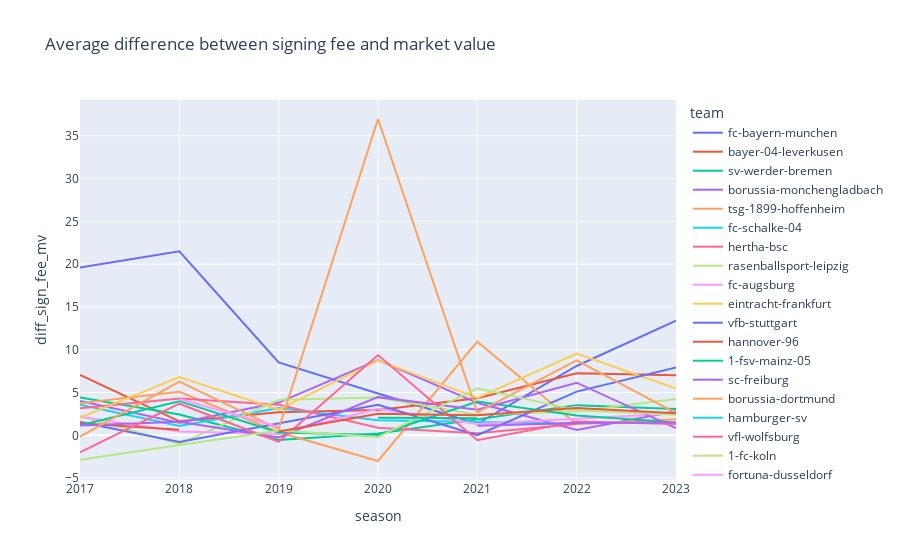

Notebook code cell kept with this figure:
### Code cell
px.line(
    df_diff_sign_fee_mv,
    x="season",
    y="diff_sign_fee_mv",
    color="team",
    title="Average difference between signing fee and market value over time",
)

### Figure 1 — Plotly figure (JSON) as saved in the notebook; plotly's stock layout.template omitted (floating-point values rounded to 4 significant figures)
{"data": [{"hovertemplate": "team=fc-bayern-munchen<br>season=%{x}<br>diff_sign_fee_mv=%{y}<extra></extra>", "legendgroup": "fc-bayern-munchen", "line": {"color": "#636efa", "dash": "solid"}, "marker": {"symbol": "circle"}, "mode": "lines", "name": "fc-bayern-munchen", "orientation": "v", "showlegend": true, "type": "scatter", "x": [2017, 2018, 2019, 2020, 2021, 2022, 2023], "xaxis": "x", "y": [19.6, 21.5, 8.529, 4.893, 1.35, 8.1, 13.4], "yaxis": "y"}, {"hovertemplate": "team=bayer-04-leverkusen<br>season=%{x}<br>diff_sign_fee_mv=%{y}<extra></extra>", "legendgroup": "bayer-04-leverkusen", "line": {"color": "#EF553B", "dash": "solid"}, "marker": {"symbol": "circle"}, "mode": "lines", "name": "bayer-04-leverkusen", "orientation": "v", "showlegend": true, "type": "scatter", "x": [2017, 2018, 2019, 2020, 2021, 2022, 2023], "xaxis": "x", "y": [7.06, 1.64, 2.7, 2.96, 4.328, 7.25, 7.011], "yaxis": "y"}, {"hovertemplate": "team=sv-werder-bremen<br>season=%{x}<br>diff_sign_fee_mv=%{y}<extra></extra>", "legendgroup": "sv-werder-bremen", "line": {"color": "#00cc96", "dash": "solid"}, "marker": {"symbol": "circle"}, "mode": "lines", "name": "sv-werder-bremen", "orientation": "v", "showlegend": true, "type": "scatter", "x": [2017, 2018, 2019, 2020, 2022, 2023], "xaxis": "x", "y": [4.417, 2.441, -0.5562, 0.2083, 3.529, 3.075], "yaxis": "y"}, {"hovertemplate": "team=borussia-monchengladbach<br>season=%{x}<br>diff_sign_fee_mv=%{y}<extra></extra>", "legendgroup": "borussia-monchengladbach", "line": {"color": "#ab63fa", "dash": "solid"}, "marker": {"symbol": "circle"}, "mode": "lines", "name": "borussia-monchengladbach", "orientation": "v", "showlegend": true, "type": "scatter", "x": [2017, 2018, 2019, 2020, 2021, 2022, 2023], "xaxis": "x", "y": [4, 1.46, 3.83, 8.8, 3.8, 0.625, 2.83], "yaxis": "y"}, {"hovertemplate": "team=tsg-1899-hoffenheim<br>season=%{x}<br>diff_sign_fee_mv=%{y}<extra></extra>", "legendgroup": "tsg-1899-hoffenheim", "line": {"color": "#FFA15A", "dash": "solid"}, "marker": {"symbol": "circle"}, "mode": "lines", "name": "tsg-1899-hoffenheim", "orientation": "v", "showlegend": true, "type": "scatter", "x": [2017, 2018, 2019, 2020, 2021, 2022, 2023], "xaxis": "x", "y": [3.76, 5.083, 0.3571, -3, 10.94, 1.3, 1.887], "yaxis": "y"}, {"hovertemplate": "team=fc-schalke-04<br>season=%{x}<br>diff_sign_fee_mv=%{y}<extra></extra>", "legendgroup": "fc-schalke-04", "line": {"color": "#19d3f3", "dash": "solid"}, "marker": {"symbol": "circle"}, "mode": "lines", "name": "fc-schalke-04", "orientation": "v", "showlegend": true, "type": "scatter", "x": [2017, 2018, 2019, 2020, 2022], "xaxis": "x", "y": [3.578, 1.1, 3.2, 1.75, 1.355], "yaxis": "y"}, {"hovertemplate": "team=hertha-bsc<br>season=%{x}<br>diff_sign_fee_mv=%{y}<extra></extra>", "legendgroup": "hertha-bsc", "line": {"color": "#FF6692", "dash": "solid"}, "marker": {"symbol": "circle"}, "mode": "lines", "name": "hertha-bsc", "orientation": "v", "showlegend": true, "type": "scatter", "x": [2017, 2018, 2019, 2020, 2021, 2022], "xaxis": "x", "y": [3.163, 4.3, 3.567, 0.8889, 0.25, 1.333], "yaxis": "y"}, {"hovertemplate": "team=rasenballsport-leipzig<br>season=%{x}<br>diff_sign_fee_mv=%{y}<extra></extra>", "legendgroup": "rasenballsport-leipzig", "line": {"color": "#B6E880", "dash": "solid"}, "marker": {"symbol": "circle"}, "mode": "lines", "name": "rasenballsport-leipzig", "orientation": "v", "showlegend": true, "type": "scatter", "x": [2017, 2018, 2019, 2020, 2021, 2022, 2023], "xaxis": "x", "y": [2.263, -1, 4.149, 4.417, 2.4, 2.8, 4.237], "yaxis": "y"}, {"hovertemplate": "team=fc-augsburg<br>season=%{x}<br>diff_sign_fee_mv=%{y}<extra></extra>", "legendgroup": "fc-augsburg", "line": {"color": "#FF97FF", "dash": "solid"}, "marker": {"symbol": "circle"}, "mode": "lines", "name": "fc-augsburg", "orientation": "v", "showlegend": true, "type": "scatter", "x": [2017, 2018, 2019, 2020, 2021, 2022, 2023], "xaxis": "x", "y": [2.167, 0.4375, 0.155, 3.1, 1.333, 1.973, 2.55], "yaxis": "y"}, {"hovertemplate": "team=eintracht-frankfurt<br>season=%{x}<br>diff_sign_fee_mv=%{y}<extra></extra>", "legendgroup": "eintracht-frankfurt", "line": {"color": "#FECB52", "dash": "solid"}, "marker": {"symbol": "circle"}, "mode": "lines", "name": "eintracht-frankfurt", "orientation": "v", "showlegend": true, "type": "scatter", "x": [2017, 2018, 2019, 2020, 2021, 2022, 2023], "xaxis": "x", "y": [2.075, 6.81, 2.995, 8.758, 4.381, 9.555, 5.453], "yaxis": "y"}, {"hovertemplate": "team=vfb-stuttgart<br>season=%{x}<br>diff_sign_fee_mv=%{y}<extra></extra>", "legendgroup": "vfb-stuttgart", "line": {"color": "#636efa", "dash": "solid"}, "marker": {"symbol": "circle"}, "mode": "lines", "name": "vfb-stuttgart", "orientation": "v", "showlegend": true, "type": "scatter", "x": [2017, 2018, 2020, 2021, 2022, 2023], "xaxis": "x", "y": [1.571, -0.7678, 3.567, 0.025, 5.108, 7.93], "yaxis": "y"}, {"hovertemplate": "team=hannover-96<br>season=%{x}<br>diff_sign_fee_mv=%{y}<extra></extra>", "legendgroup": "hannover-96", "line": {"color": "#EF553B", "dash": "solid"}, "marker": {"symbol": "circle"}, "mode": "lines", "name": "hannover-96", "orientation": "v", "showlegend": true, "type": "scatter", "x": [2017, 2018], "xaxis": "x", "y": [1.4, 0.6375], "yaxis": "y"}, {"hovertemplate": "team=1-fsv-mainz-05<br>season=%{x}<br>diff_sign_fee_mv=%{y}<extra></extra>", "legendgroup": "1-fsv-mainz-05", "line": {"color": "#00cc96", "dash": "solid"}, "marker": {"symbol": "circle"}, "mode": "lines", "name": "1-fsv-mainz-05", "orientation": "v", "showlegend": true, "type": "scatter", "x": [2017, 2018, 2019, 2020, 2021, 2022, 2023], "xaxis": "x", "y": [1.182, 3.992, 0.3361, 0.05, 3.95, 2.312, 1.5], "yaxis": "y"}, {"hovertemplate": "team=sc-freiburg<br>season=%{x}<br>diff_sign_fee_mv=%{y}<extra></extra>", "legendgroup": "sc-freiburg", "line": {"color": "#ab63fa", "dash": "solid"}, "marker": {"symbol": "circle"}, "mode": "lines", "name": "sc-freiburg", "orientation": "v", "showlegend": true, "type": "scatter", "x": [2017, 2018, 2019, 2020, 2021, 2022, 2023], "xaxis": "x", "y": [1.15, 1.572, -0.24, 4.463, 3, 6.15, 0.85], "yaxis": "y"}, {"hovertemplate": "team=borussia-dortmund<br>season=%{x}<br>diff_sign_fee_mv=%{y}<extra></extra>", "legendgroup": "borussia-dortmund", "line": {"color": "#FFA15A", "dash": "solid"}, "marker": {"symbol": "circle"}, "mode": "lines", "name": "borussia-dortmund", "orientation": "v", "showlegend": true, "type": "scatter", "x": [2017, 2018, 2019, 2020, 2021, 2022, 2023], "xaxis": "x", "y": [-0.1487, 6.287, 0.7286, 36.96, 2.688, 8.762, 2.583], "yaxis": "y"}, {"hovertemplate": "team=hamburger-sv<br>season=%{x}<br>diff_sign_fee_mv=%{y}<extra></extra>", "legendgroup": "hamburger-sv", "line": {"color": "#19d3f3", "dash": "solid"}, "marker": {"symbol": "circle"}, "mode": "lines", "name": "hamburger-sv", "orientation": "v", "showlegend": true, "type": "scatter", "x": [2017], "xaxis": "x", "y": [-1.821], "yaxis": "y"}, {"hovertemplate": "team=vfl-wolfsburg<br>season=%{x}<br>diff_sign_fee_mv=%{y}<extra></extra>", "legendgroup": "vfl-wolfsburg", "line": {"color": "#FF6692", "dash": "solid"}, "marker": {"symbol": "circle"}, "mode": "lines", "name": "vfl-wolfsburg", "orientation": "v", "showlegend": true, "type": "scatter", "x": [2017, 2018, 2019, 2020, 2021, 2022, 2023], "xaxis": "x", "y": [-2, 3.694, -0.75, 9.375, -0.5714, 1.608, 1.311], "yaxis": "y"}, {"hovertemplate": "team=1-fc-koln<br>season=%{x}<br>diff_sign_fee_mv=%{y}<extra></extra>", "legendgroup": "1-fc-koln", "line": {"color": "#B6E880", "dash": "solid"}, "marker": {"symbol": "circle"}, "mode": "lines", "name": "1-fc-koln", "orientation": "v", "showlegend": true, "type": "scatter", "x": [2017, 2019, 2020, 2021, 2022, 2023], "xaxis": "x", "y": [-2.864, 0.5643, -0.2, 5.5, 2.938, 2.417], "yaxis": "y"}, {"hovertemplate": "team=fortuna-dusseldorf<br>season=%{x}<br>diff_sign_fee_mv=%{y}<extra></extra>", "legendgroup": "fortuna-dusseldorf", "line": {"color": "#FF97FF", "dash": "solid"}, "marker": {"symbol": "circle"}, "mode": "lines", "name": "fortuna-dusseldorf", "orientation": "v", "showlegend": true, "type": "scatter", "x": [2018, 2019], "xaxis": "x", "y": [4.236, 0.9786], "yaxis": "y"}, {"hovertemplate": "team=1-fc-nurnberg<br>season=%{x}<br>diff_sign_fee_mv=%{y}<extra></extra>", "legendgroup": "1-fc-nurnberg", "line": {"color": "#FECB52", "dash": "solid"}, "marker": {"symbol": "circle"}, "mode": "lines", "name": "1-fc-nurnberg", "orientation": "v", "showlegend": true, "type": "scatter", "x": [2018], "xaxis": "x", "y": [1.272], "yaxis": "y"}, {"hovertemplate": "team=sc-paderborn-07<br>season=%{x}<br>diff_sign_fee_mv=%{y}<extra></extra>", "legendgroup": "sc-paderborn-07", "line": {"color": "#636efa", "dash": "solid"}, "marker": {"symbol": "circle"}, "mode": "lines", "name": "sc-paderborn-07", "orientation": "v", "showlegend": true, "type": "scatter", "x": [2019], "xaxis": "x", "y": [0.9719], "yaxis": "y"}, {"hovertemplate": "team=1-fc-union-berlin<br>season=%{x}<br>diff_sign_fee_mv=%{y}<extra></extra>", "legendgroup": "1-fc-union-berlin", "line": {"color": "#EF553B", "dash": "solid"}, "marker": {"symbol": "circle"}, "mode": "lines", "name": "1-fc-union-berlin", "orientation": "v", "showlegend": true, "type": "scatter", "x": [2019, 2020, 2021, 2022, 2023], "xaxis": "x", "y": [0.4375, 2.514, 2.332, 3.195, 2.575], "yaxis": "y"}, {"hovertemplate": "team=arminia-bielefeld<br>season=%{x}<br>diff_sign_fee_mv=%{y}<extra></extra>", "legendgroup": "arminia-bielefeld", "line": {"color": "#00cc96", "dash": "solid"}, "marker": {"symbol": "circle"}, "mode": "lines", "name": "arminia-bielefeld", "orientation": "v", "showlegend": true, "type": "scatter", "x": [2020, 2021], "xaxis": "x", "y": [2.054, 1.995], "yaxis": "y"}, {"hovertemplate": "team=vfl-bochum<br>season=%{x}<br>diff_sign_fee_mv=%{y}<extra></extra>", "legendgroup": "vfl-bochum", "line": {"color": "#ab63fa", "dash": "solid"}, "marker": {"symbol": "circle"}, "mode": "lines", "name": "vfl-bochum", "orientation": "v", "showlegend": true, "type": "scatter", "x": [2021, 2022, 2023], "xaxis": "x", "y": [1.125, 1.445, 1.507], "yaxis": "y"}, {"hovertemplate": "team=spvgg-greuther-furth<br>season=%{x}<br>diff_sign_fee_mv=%{y}<extra></extra>", "legendgroup": "spvgg-greuther-furth", "line": {"color": "#FFA15A", "dash": "solid"}, "marker": {"symbol": "circle"}, "mode": "lines", "name": "spvgg-greuther-furth", "orientation": "v", "showlegend": true, "type": "scatter", "x": [2021], "xaxis": "x", "y": [0.8], "yaxis": "y"}, {"hovertemplate": "team=1-fc-heidenheim-1846<br>season=%{x}<br>diff_sign_fee_mv=%{y}<extra></extra>", "legendgroup": "1-fc-heidenheim-1846", "line": {"color": "#19d3f3", "dash": "solid"}, "marker": {"symbol": "circle"}, "mode": "lines", "name": "1-fc-heidenheim-1846", "orientation": "v", "showlegend": true, "type": "scatter", "x": [2023], "xaxis": "x", "y": [1.36], "yaxis": "y"}, {"hovertemplate": "team=sv-darmstadt-98<br>season=%{x}<br>diff_sign_fee_mv=%{y}<extra></extra>", "legendgroup": "sv-darmstadt-98", "line": {"color": "#FF6692", "dash": "solid"}, "marker": {"symbol": "circle"}, "mode": "lines", "name": "sv-darmstadt-98", "orientation": "v", "showlegend": true, "type": "scatter", "x": [2023], "xaxis": "x", "y": [1.075], "yaxis": "y"}], "layout": {"legend": {"title": {"text": "team"}, "tracegroupgap": 0}, "title": {"text": "Average difference between signing fee and market value"}, "xaxis": {"anchor": "y", "domain": [0, 1], "title": {"text": "season"}}, "yaxis": {"anchor": "x", "domain": [0, 1], "title": {"text": "diff_sign_fee_mv"}}}}
